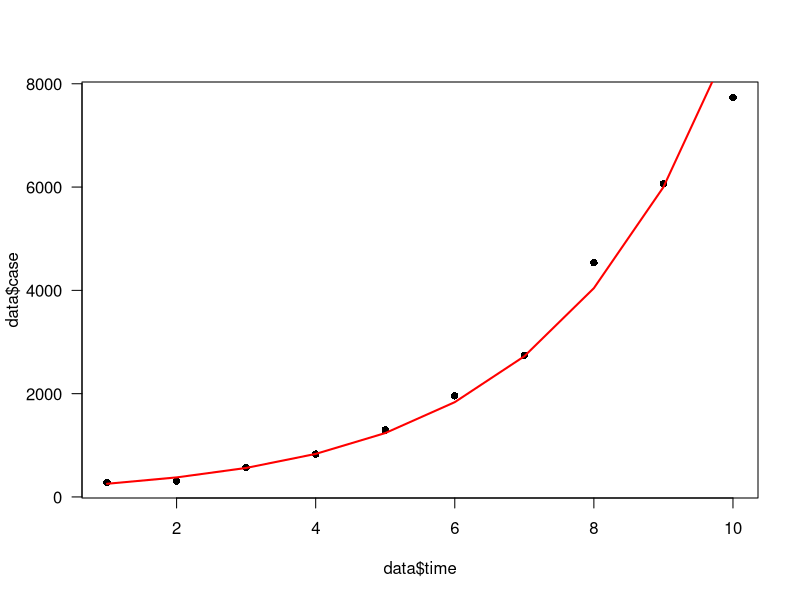
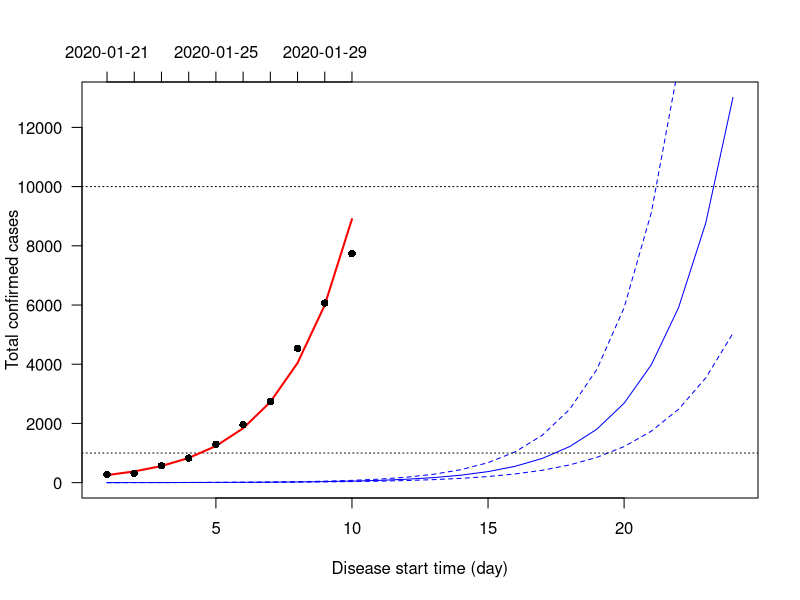

Generate these figures, in order, with R:
options(scipen = 999)
date <- seq(as.Date("2020/01/21"), by = "day", length.out = 10)
data <- data.frame(time = c(1:10),
                   case = c(278, 309, 571, 830, 1297, 1958, 2741, 4537, 6065, 7736))

exponential.model <- lm(log(data$case)~data$time)
exponential.model

timevalues <- c(1:10)
Counts.exponential2 <- exp(predict(exponential.model, list(time=timevalues)))
plot(data$time, data$case, pch=16, las =1)
lines(timevalues, Counts.exponential2, lwd=2, col = "red", xlab = "Time (s)", ylab = "Counts")

gr1 <- exponential.model$coefficients[1]
gr2 <- exponential.model$coefficients[2]


time <- c(1:24)
case <- exp(gr2*time)
plot(time, case, type="l", las=1, xlab = "Disease start time (day)", ylab = "Total confirmed cases", col="blue")
case <- exp(gr2*1.1*time)
lines(time, case, type="l", las=1, col="blue", lty=2)
case <- exp(gr2*0.9*time)
lines(time, case, type="l", las=1, col="blue", lty=2)
abline(h=10000, lty=3)
abline(h=1000, lty=3)

axis(3, 1:10, date)
lines(timevalues, Counts.exponential2, lwd=2, col = "red")
points(data$time, data$case, pch=16, las=1)

